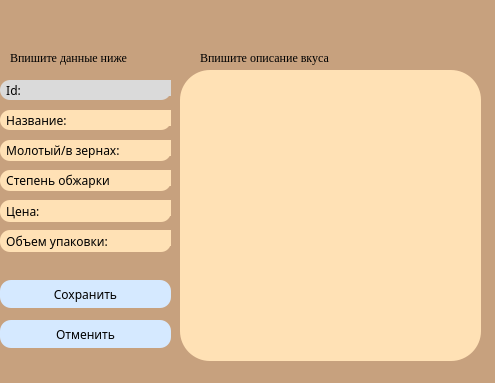
<?xml version="1.0" encoding="UTF-8"?>
<ui version="4.0">
 <class>Form</class>
 <widget class="QWidget" name="Form">
  <property name="geometry">
   <rect>
    <x>0</x>
    <y>0</y>
    <width>495</width>
    <height>383</height>
   </rect>
  </property>
  <property name="windowTitle">
   <string>Form</string>
  </property>
  <property name="styleSheet">
   <string notr="true">
background-color:#C7A17E;</string>
  </property>
  <widget class="QLabel" name="id_label">
   <property name="enabled">
    <bool>true</bool>
   </property>
   <property name="geometry">
    <rect>
     <x>0</x>
     <y>80</y>
     <width>171</width>
     <height>20</height>
    </rect>
   </property>
   <property name="font">
    <font>
     <family>Segoe UI Light</family>
    </font>
   </property>
   <property name="styleSheet">
    <string notr="true">border-radius:10px;
background-color: #dadada;
color:#000000;
</string>
   </property>
   <property name="text">
    <string>  Id:</string>
   </property>
  </widget>
  <widget class="QLabel" name="so_label">
   <property name="enabled">
    <bool>true</bool>
   </property>
   <property name="geometry">
    <rect>
     <x>0</x>
     <y>170</y>
     <width>171</width>
     <height>21</height>
    </rect>
   </property>
   <property name="font">
    <font>
     <family>Segoe UI Light</family>
    </font>
   </property>
   <property name="styleSheet">
    <string notr="true">border-radius:10px;
background-color: #FFE1B5;
color:#000000;
</string>
   </property>
   <property name="text">
    <string>  Степень обжарки:</string>
   </property>
  </widget>
  <widget class="QLabel" name="name_label">
   <property name="enabled">
    <bool>true</bool>
   </property>
   <property name="geometry">
    <rect>
     <x>0</x>
     <y>110</y>
     <width>171</width>
     <height>20</height>
    </rect>
   </property>
   <property name="font">
    <font>
     <family>Segoe UI Light</family>
    </font>
   </property>
   <property name="styleSheet">
    <string notr="true">border-radius:10px;
background-color: #FFE1B5;
color:#000000;
</string>
   </property>
   <property name="text">
    <string>  Название:</string>
   </property>
  </widget>
  <widget class="QLabel" name="price_label">
   <property name="enabled">
    <bool>true</bool>
   </property>
   <property name="geometry">
    <rect>
     <x>0</x>
     <y>200</y>
     <width>171</width>
     <height>22</height>
    </rect>
   </property>
   <property name="font">
    <font>
     <family>Segoe UI Light</family>
    </font>
   </property>
   <property name="styleSheet">
    <string notr="true">border-radius:10px;
background-color: #FFE1B5;
color:#000000;
</string>
   </property>
   <property name="text">
    <string>  Цена:</string>
   </property>
  </widget>
  <widget class="QLabel" name="label_3d">
   <property name="enabled">
    <bool>true</bool>
   </property>
   <property name="geometry">
    <rect>
     <x>10</x>
     <y>50</y>
     <width>161</width>
     <height>16</height>
    </rect>
   </property>
   <property name="font">
    <font>
     <family>Georgia</family>
    </font>
   </property>
   <property name="styleSheet">
    <string notr="true">color: #000000;</string>
   </property>
   <property name="text">
    <string>Впишите данные ниже</string>
   </property>
  </widget>
  <widget class="QPushButton" name="pushButton_2d">
   <property name="geometry">
    <rect>
     <x>0</x>
     <y>280</y>
     <width>171</width>
     <height>28</height>
    </rect>
   </property>
   <property name="font">
    <font>
     <family>Segoe UI Light</family>
    </font>
   </property>
   <property name="styleSheet">
    <string notr="true">QPushButton{background-color: rgb(213, 233, 255);
border-radius:11px;}

QPushButton:hover{background-color: rgb(213, 233, 200);color: #ffffff}
</string>
   </property>
   <property name="text">
    <string>Сохранить</string>
   </property>
  </widget>
  <widget class="QPushButton" name="pushButtond">
   <property name="geometry">
    <rect>
     <x>0</x>
     <y>320</y>
     <width>171</width>
     <height>28</height>
    </rect>
   </property>
   <property name="font">
    <font>
     <family>Segoe UI Light</family>
    </font>
   </property>
   <property name="styleSheet">
    <string notr="true">QPushButton{background-color: rgb(213, 233, 255);
border-radius:11px;}

QPushButton:hover{background-color: rgb(213, 233, 200);color: #ffffff}</string>
   </property>
   <property name="text">
    <string>Отменить</string>
   </property>
  </widget>
  <widget class="QLabel" name="z_label">
   <property name="enabled">
    <bool>true</bool>
   </property>
   <property name="geometry">
    <rect>
     <x>0</x>
     <y>140</y>
     <width>171</width>
     <height>21</height>
    </rect>
   </property>
   <property name="font">
    <font>
     <family>Segoe UI Light</family>
    </font>
   </property>
   <property name="styleSheet">
    <string notr="true">border-radius:10px;
background-color: #FFE1B5;
color:#000000;
</string>
   </property>
   <property name="text">
    <string>  Молотый/в зернах:</string>
   </property>
  </widget>
  <widget class="QLabel" name="o_label">
   <property name="enabled">
    <bool>true</bool>
   </property>
   <property name="geometry">
    <rect>
     <x>0</x>
     <y>230</y>
     <width>171</width>
     <height>22</height>
    </rect>
   </property>
   <property name="font">
    <font>
     <family>Segoe UI Light</family>
    </font>
   </property>
   <property name="styleSheet">
    <string notr="true">border-radius:10px;
background-color: #FFE1B5;
color:#000000;
</string>
   </property>
   <property name="text">
    <string>  Объем упаковки:</string>
   </property>
  </widget>
  <widget class="QTextBrowser" name="textBrowserd">
   <property name="enabled">
    <bool>true</bool>
   </property>
   <property name="geometry">
    <rect>
     <x>180</x>
     <y>70</y>
     <width>301</width>
     <height>291</height>
    </rect>
   </property>
   <property name="font">
    <font>
     <family>Segoe Print</family>
     <pointsize>8</pointsize>
    </font>
   </property>
   <property name="styleSheet">
    <string notr="true">border-radius:30px;
background-color: #FFE1B5;
color:#000000;
</string>
   </property>
   <property name="readOnly">
    <bool>false</bool>
   </property>
   <property name="html">
    <string>&lt;!DOCTYPE HTML PUBLIC &quot;-//W3C//DTD HTML 4.0//EN&quot; &quot;http://www.w3.org/TR/REC-html40/strict.dtd&quot;&gt;
&lt;html&gt;&lt;head&gt;&lt;meta name=&quot;qrichtext&quot; content=&quot;1&quot; /&gt;&lt;style type=&quot;text/css&quot;&gt;
p, li { white-space: pre-wrap; }
&lt;/style&gt;&lt;/head&gt;&lt;body style=&quot; font-family:'Segoe Print'; font-size:8pt; font-weight:400; font-style:normal;&quot;&gt;
&lt;p style=&quot;-qt-paragraph-type:empty; margin-top:0px; margin-bottom:0px; margin-left:0px; margin-right:0px; -qt-block-indent:0; text-indent:0px; font-size:7.8pt;&quot;&gt;&lt;br /&gt;&lt;/p&gt;&lt;/body&gt;&lt;/html&gt;</string>
   </property>
  </widget>
  <widget class="QLineEdit" name="lineEditd">
   <property name="geometry">
    <rect>
     <x>30</x>
     <y>80</y>
     <width>141</width>
     <height>16</height>
    </rect>
   </property>
   <property name="font">
    <font>
     <family>Segoe UI Light</family>
     <pointsize>7</pointsize>
    </font>
   </property>
   <property name="styleSheet">
    <string notr="true">border-radius:10px;
background-color: #dadada;
color:#000000;
</string>
   </property>
   <property name="readOnly">
    <bool>true</bool>
   </property>
  </widget>
  <widget class="QLineEdit" name="lineEdit_2d">
   <property name="geometry">
    <rect>
     <x>70</x>
     <y>110</y>
     <width>101</width>
     <height>16</height>
    </rect>
   </property>
   <property name="font">
    <font>
     <family>Segoe UI Light</family>
     <pointsize>7</pointsize>
    </font>
   </property>
   <property name="styleSheet">
    <string notr="true">border-radius:10px;
background-color: #FFE1B5;
color:#000000;
</string>
   </property>
  </widget>
  <widget class="QLineEdit" name="lineEdit_3d">
   <property name="geometry">
    <rect>
     <x>120</x>
     <y>140</y>
     <width>51</width>
     <height>16</height>
    </rect>
   </property>
   <property name="font">
    <font>
     <family>Segoe UI Light</family>
     <pointsize>7</pointsize>
    </font>
   </property>
   <property name="styleSheet">
    <string notr="true">border-radius:10px;
background-color: #FFE1B5;
color:#000000;
</string>
   </property>
  </widget>
  <widget class="QLineEdit" name="lineEdit_4d">
   <property name="geometry">
    <rect>
     <x>110</x>
     <y>170</y>
     <width>61</width>
     <height>16</height>
    </rect>
   </property>
   <property name="font">
    <font>
     <family>Segoe UI Light</family>
     <pointsize>7</pointsize>
    </font>
   </property>
   <property name="styleSheet">
    <string notr="true">border-radius:10px;
background-color: #FFE1B5;
color:#000000;
</string>
   </property>
  </widget>
  <widget class="QLineEdit" name="lineEdit_5d">
   <property name="geometry">
    <rect>
     <x>40</x>
     <y>200</y>
     <width>131</width>
     <height>16</height>
    </rect>
   </property>
   <property name="font">
    <font>
     <family>Segoe UI Light</family>
     <pointsize>7</pointsize>
    </font>
   </property>
   <property name="styleSheet">
    <string notr="true">border-radius:10px;
background-color: #FFE1B5;
color:#000000;
</string>
   </property>
  </widget>
  <widget class="QLineEdit" name="lineEdit_6d">
   <property name="geometry">
    <rect>
     <x>110</x>
     <y>230</y>
     <width>61</width>
     <height>16</height>
    </rect>
   </property>
   <property name="font">
    <font>
     <family>Segoe UI Light</family>
     <pointsize>7</pointsize>
    </font>
   </property>
   <property name="styleSheet">
    <string notr="true">border-radius:10px;
background-color: #FFE1B5;
color:#000000;
</string>
   </property>
  </widget>
  <widget class="QLabel" name="label_4d">
   <property name="enabled">
    <bool>true</bool>
   </property>
   <property name="geometry">
    <rect>
     <x>200</x>
     <y>50</y>
     <width>181</width>
     <height>16</height>
    </rect>
   </property>
   <property name="font">
    <font>
     <family>Georgia</family>
    </font>
   </property>
   <property name="styleSheet">
    <string notr="true">color: #000000;</string>
   </property>
   <property name="text">
    <string>Впишите описание вкуса</string>
   </property>
  </widget>
 </widget>
 <resources/>
 <connections/>
</ui>
